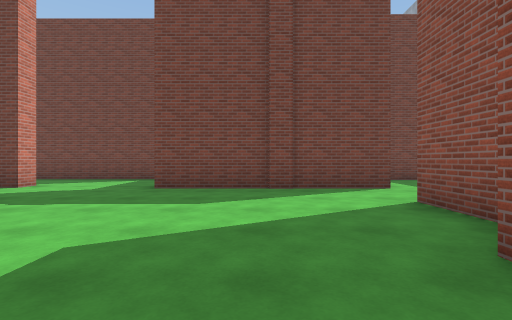
view 1 (above)

24 first-person views from a walk through a scene from a Unity 3-D project. The camera is 1.2 m above the floor, looks level and sees 85° across. The floor is counted in squares, 2 m on a side. Each view is taken from the middle of a square. On the plan, view 1 faces up. The plan holds only what a view shows up to about 9 squares ahead; the rest is blank. The place goes on beyond the plan. The player character is not drawn. Surface patterns are stand-ins for the level's own textures.

view 2
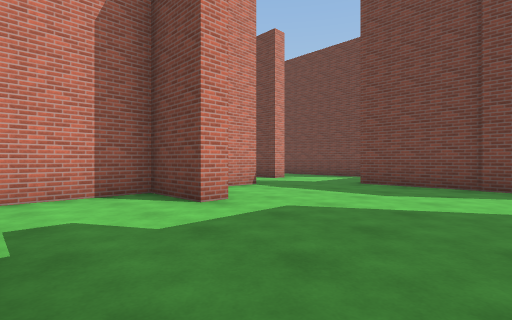

view 3
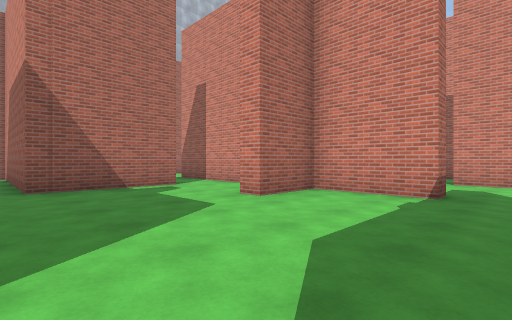

view 4
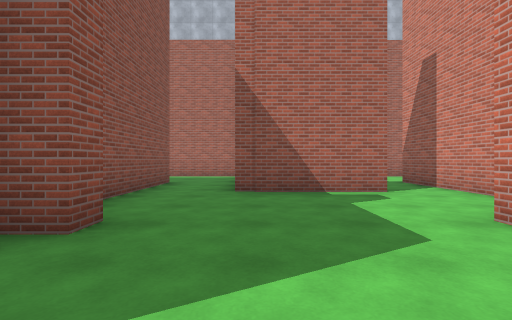

view 5
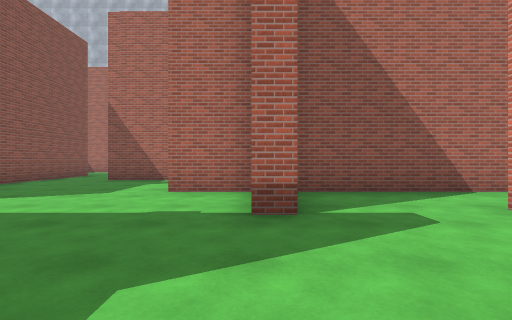

view 6
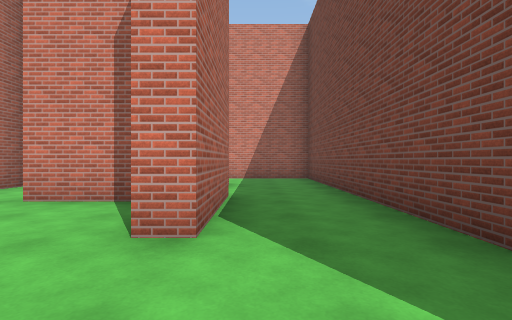

view 7
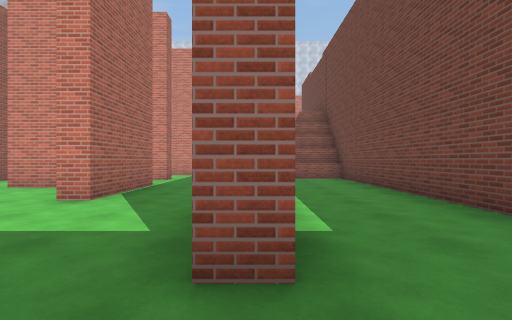

view 8
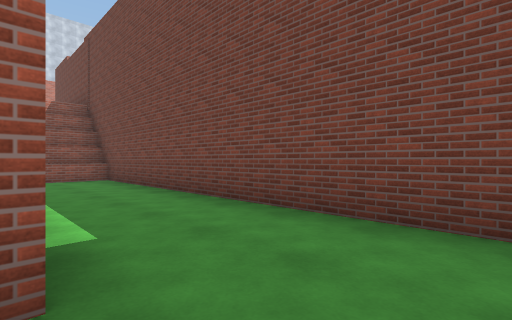

view 9
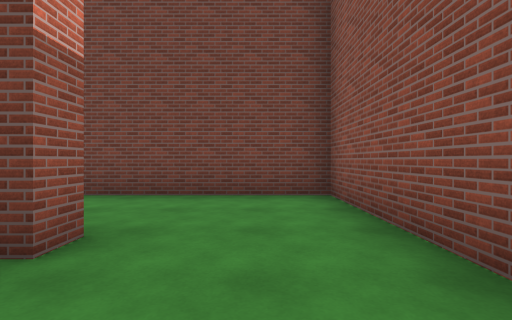

view 10
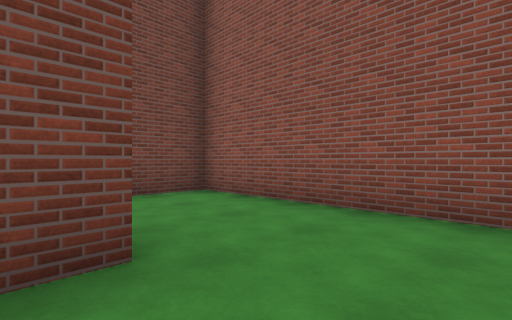

view 11
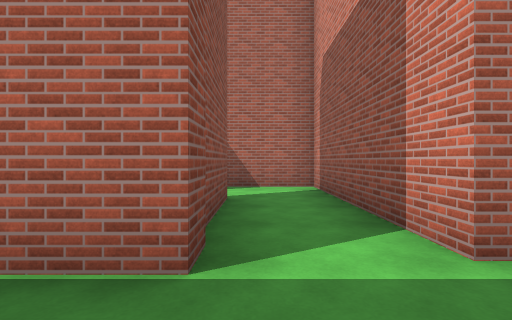

view 12
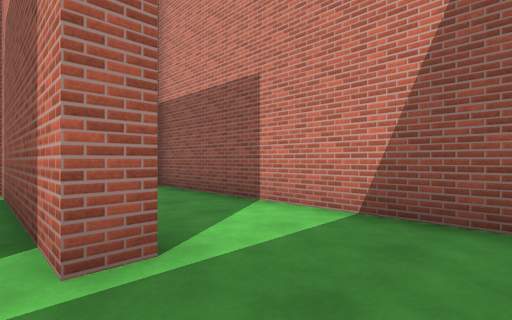

view 13
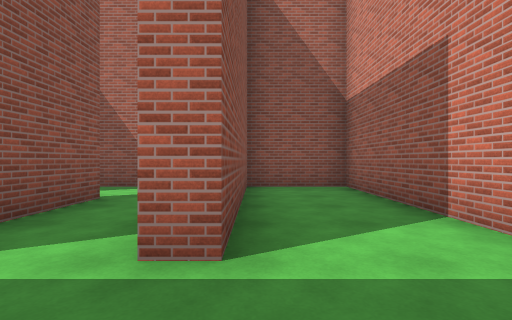

view 14
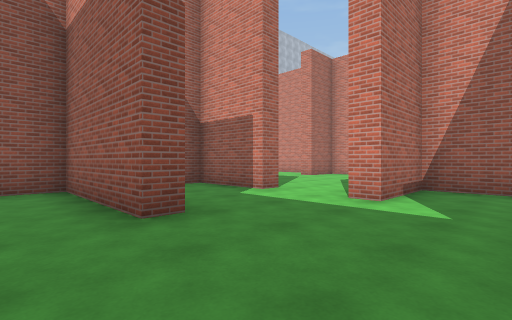

view 15
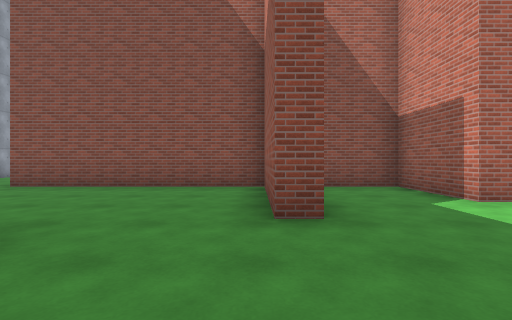

view 16
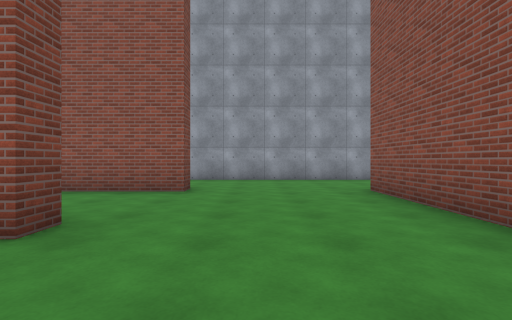

view 17
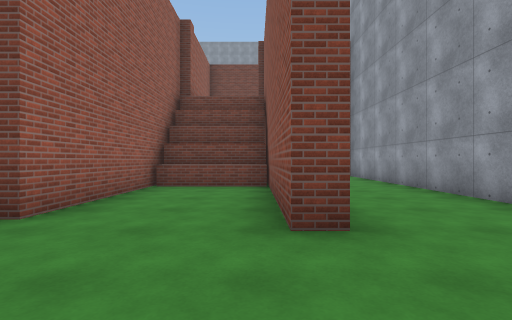

view 18
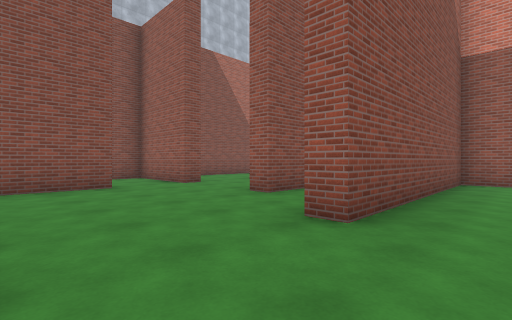

view 19
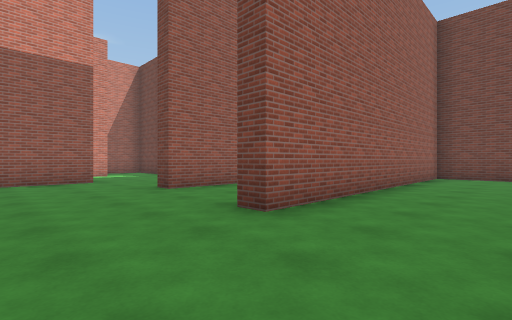

view 20
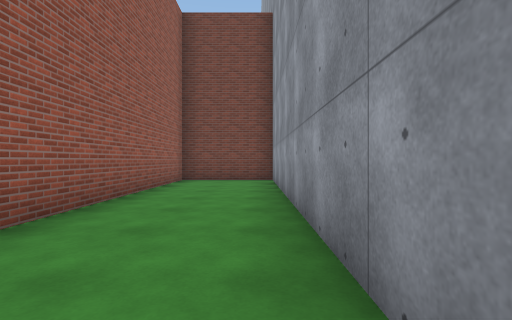

view 21
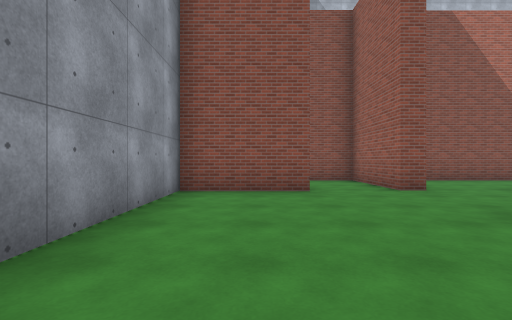

view 22
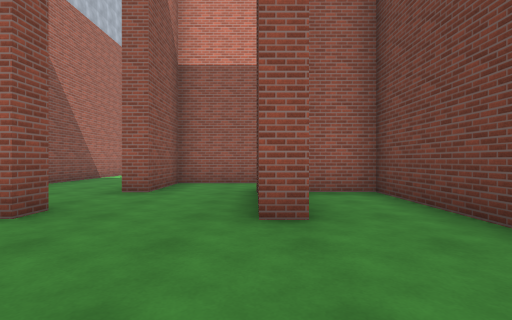

view 23
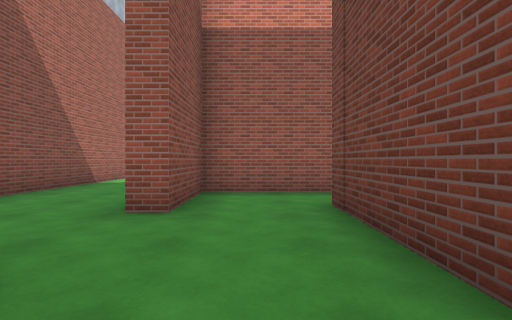

view 24
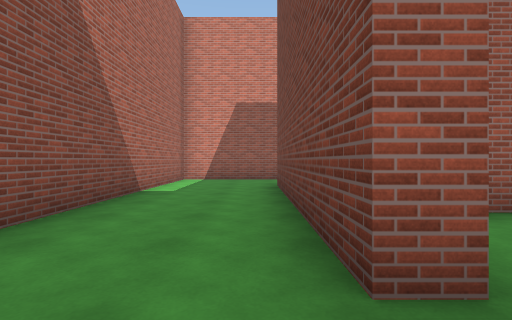

### Floor plan
Ten units are one square. View 1 is at (0, 0); x grows to the right and y downward. Boxes are objects, and circles mark ways between rooms. Rooms are numbered by the first view taken in them; rooms with no view inside come last. Other rooms are left out.
<svg viewBox="-125 -138 275 205">
<path fill="none" stroke="#000" d="M-45 -40 -40 -40 -40 -17 -23 -17 -23 -12 -40 -12 -40 15M15 -12 15 -17M23 -26 23 -40M-25 13 4 13 4 35M-51 -65 -51 -59 -56 -59M-65 -17 -48 -17M3 -71 3 -86M-71 -52 -71 -35M28 -59 -22 -59M-23 -87 -55 -87M23 35 23 -1M-23 -92 -23 -87M3 -86 3 -118 -105 -118 -105 -102M-100 -118 -100 -102M-76 -36 -76 -65 -51 -65M-98 -63 -93 -63 -93 -17 -65 -17M-55 -87 -95 -87M-120 -79 -120 -17 -98 -17M-95 -87 -120 -87M-98 -21 -98 -63M106 -12 78 -12 78 1M52 -52 58 -52 58 -17 115 -17 115 -12M86 -102 86 -59 80 -59M90 5 102 5 102 10M50 -84 40 -84M23 -40 28 -40 28 -17 45 -17M102 34 102 46M119 34 145 34 145 -133 118 -133 118 -54 113 -54 113 -98 88 -98M8 -78 8 -63 28 -63 28 -59M112 -93 88 -93M58 30 78 30 78 35 23 35M96 34 102 34M99 10 72 10M4 35 4 62 80 62M58 5 58 30"/>
<circle cx="-15" cy="-90" r="3" fill="#2a7"/>
<circle cx="-65" cy="-75" r="3" fill="#2a7"/>
<circle cx="-70" cy="-25" r="3" fill="#2a7"/>
<circle cx="20" cy="-50" r="3" fill="#2a7"/>
<circle cx="10" cy="25" r="3" fill="#2a7"/>
<circle cx="-100" cy="-75" r="3" fill="#2a7"/>
<circle cx="100" cy="25" r="3" fill="#2a7"/>
<circle cx="70" cy="20" r="3" fill="#2a7"/>
<text x="-20" y="-30">1</text>
<text x="-50" y="-100">2</text>
<text x="-80" y="-50">3</text>
<text x="-110" y="-60">4</text>
<text x="100" y="-50">5</text>
<text x="60" y="40">6</text>
<text x="60" y="10">7</text>
</svg>
Room 1 opens to room 2. Room 1 opens to room 3. Room 1 opens to room 5. Room 1 opens to room 6. Room 3 opens to room 4. Room 5 opens to room 6. Room 6 opens to room 7.

Where each view was taken, in squares from view 1:
view 1: 0 up, 0 right, facing up
view 2: 1 down, 1 right, facing up-left
view 3: 5 up, 1 right, facing down-left
view 4: 4 up, 0 right, facing down
view 5: 7 up, 4 left, facing down
view 6: 7 up, 3 left, facing left
view 7: 9 up, 1 left, facing left
view 8: 9 up, 1 left, facing up-left
view 9: 7 up, 1 left, facing up
view 10: 7 up, 3 left, facing up-right
view 11: 8 up, 8 left, facing down
view 12: 8 up, 9 left, facing down-left
view 13: 8 up, 10 left, facing down
view 14: 8 up, 7 right, facing down-left
view 15: 8 up, 6 right, facing down
view 16: 4 up, 6 right, facing right
view 17: 3 up, 11 right, facing up
view 18: 3 up, 14 right, facing down-left
view 19: 3 up, 14 right, facing up-left
view 20: 5 up, 14 right, facing up
view 21: 2 up, 13 right, facing down
view 22: 1 down, 13 right, facing left
view 23: 2 down, 11 right, facing left
view 24: 4 down, 9 right, facing left
